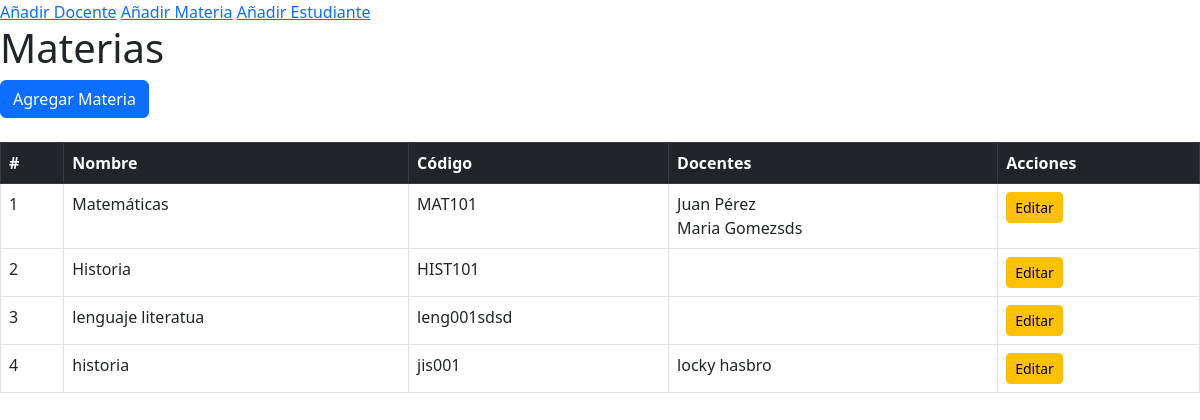
/agregar_materia/, run on the app's committed database.
### aplicaciones/escolastico/models.py (models this page shows, shortened)
class Materia(models.Model):
    nombre = models.CharField(max_length=100)
    codigo = models.CharField(max_length=10, unique=True)
    docentes = models.ManyToManyField('Docente', related_name="materias")

class Docente(models.Model):
    nombre = models.CharField(max_length=100)
    apellido = models.CharField(max_length=100)
    email = models.EmailField(unique=True)
    def __str__(self):
        return f"{self.nombre} {self.apellido}"

### aplicaciones/escolastico/views.py (the view, shortened to what this page needs)
# urls.py: path("agregar_materia/", views.agregar_materia),
def agregar_materia(request):
    materias = Materia.objects.all()
    docentes = Docente.objects.all()
    return render(request, "agregar_materia.html", {"materias": materias,"docentes":docentes})

### aplicaciones/escolastico/templates/agregar_materia.html (shortened to what this page needs)
{% extends "inicio.html" %}
{% block content %}
<h1>Materias</h1>
<button class="btn btn-primary" data-bs-toggle="modal" data-bs-target="#materiaModal">Agregar Materia</button>
<table class="table table-bordered mt-4">
    <thead class="table-dark">
        <tr>
            <th>#</th>
            <th>Nombre</th>
            <th>Código</th>
            <th>Docentes</th>
            <th>Acciones</th>
        </tr>
    </thead>
    <tbody id="materias-tbody">
        {% for materia in materias %}
        <tr>
            <td>{{ materia.id }}</td>
            <td>{{ materia.nombre }}</td>
            <td>{{ materia.codigo }}</td>
            <td>
                {% for docente in materia.docentes.all %}
                    {{ docente.nombre }} {{ docente.apellido }}<br>
                {% endfor %}
            </td>
            <td>
                <button class="btn btn-warning btn-sm"
                        data-bs-toggle="modal"
                        data-bs-target="#materiaModal"
                        data-id="{{ materia.id }}"
                        data-nombre="{{ materia.nombre }}"
                        data-codigo="{{ materia.codigo }}"
                        data-docentes="{{ materia.docentes.all|join:',' }}">
                    Editar
                </button>
            </td>
        </tr>
        {% endfor %}
    </tbody>
</table>
{% endblock %}

### data on the page
Materia: id "1", nombre "Matemáticas", codigo "MAT101"
Docente: nombre "Juan", apellido "Pérez"
Docente: nombre "Maria", apellido "Gomezsds"
Materia: id "2", nombre "Historia", codigo "HIST101"
Materia: id "3", nombre "lenguaje literatua", codigo "leng001sdsd"
Materia: id "4", nombre "historia", codigo "jis001"
Docente: nombre "locky", apellido "hasbro"
